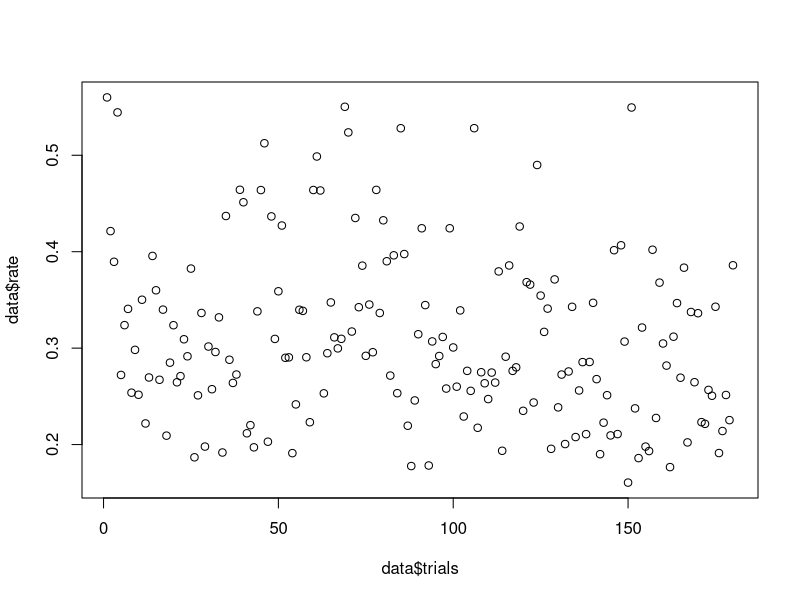
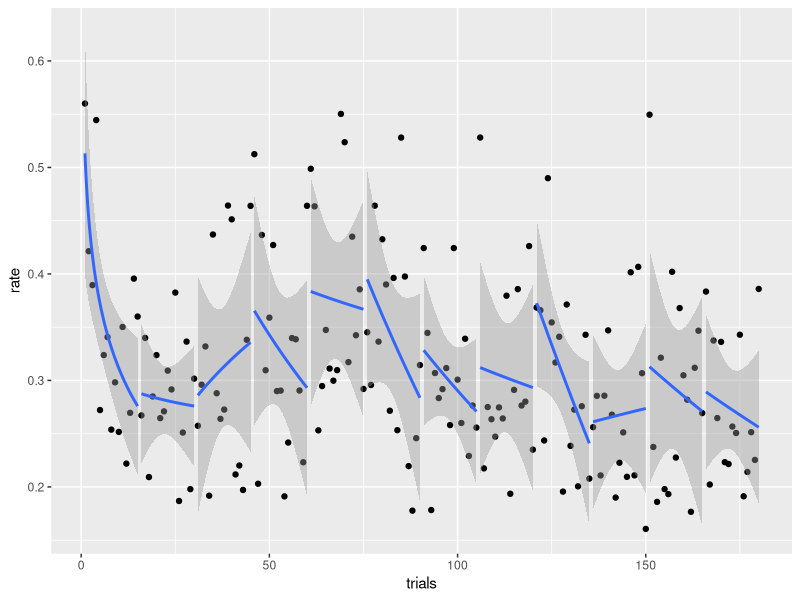
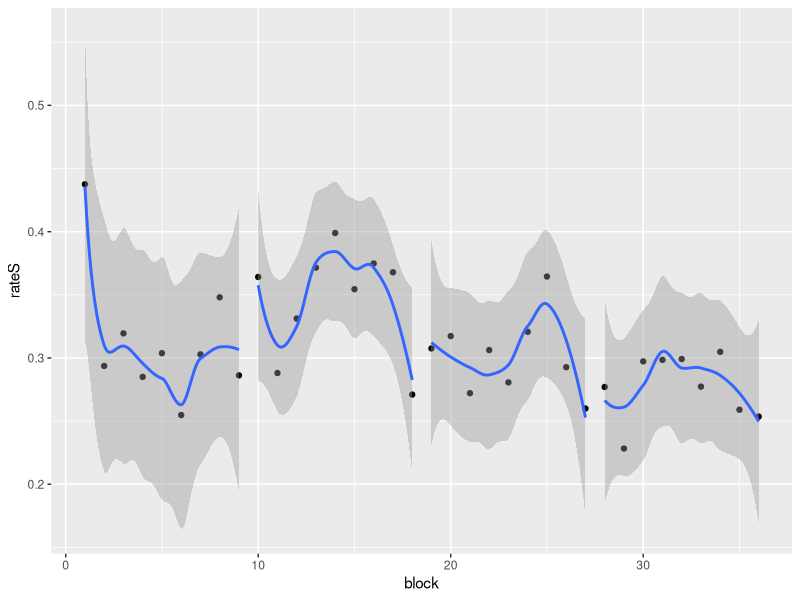

These charts were generated, in order, by the following R code:
setwd("F:/Tools/Rworkspace/FYP-data-analysis/Group analysis/TT individual")
library("ggplot2")
library("BayesFactor")
data <- read.csv("individual data.csv", header = TRUE)

plot(data$trials, data$rate)

# get the fitting line
fit <- lm(log(rate) ~ trials, data=data)
summary(fit)

# plot the data
plot.trials <- ggplot(data,aes(trials, rate, group=blocks)) + 
  geom_point() + 
  geom_smooth(method=lm, formula=y~log(x))
plot.trials

plot.blocks <- ggplot(data,aes(block, rateS, group=blockS)) + 
  geom_point() + 
  geom_smooth(formula=y~log(x))
plot.blocks

# multiple participants in one graph
#ggplot() + 
#  geom_point(data=data, mapping=aes(trials, rate)) + 
#  geom_point(data=data, mapping=aes(trials, rate.1)) + 
#  geom_point(data=data, mapping=aes(trials, rate.2))

             
